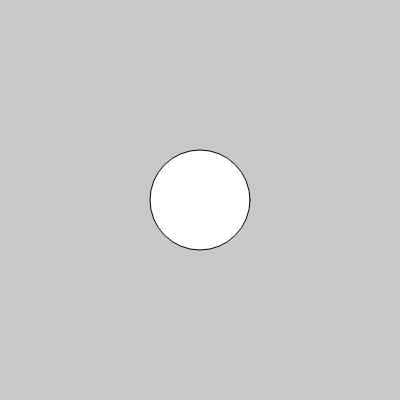
Frame 1 (no input)
Frame 60 (no input): identical to frame 1, image omitted
Frame 120 (the mouse pressed at the canvas centre since frame 60): identical to frame 1, image omitted

The p5.js sketch that drew this single still picture (run headless with seeded random() and noise() and a simulated clock; from frame 60 on, the mouse is pressed at the canvas centre):

// p5.js sketch
// ── sketch.js
function setup(){
  createCanvas(400,400);
}

function draw() {
  background(200);
  ellipse(width/2, height/2, 100, 100);
}
